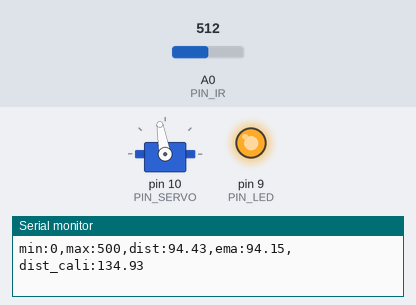
This sketch was run on a simulated Arduino Uno, built with avr-gcc and run on an emulated ATmega328P. Parts: servo, output pins drawn as LEDs (lit = HIGH), the last lines printed to the serial monitor. Inputs (shaded band) come from the test bench; at power-on: A0 (PIN_IR) = 512.

Above: at 1.2 s.
1.3 s: A0 (PIN_IR) set to 363
4.3 s: A0 (PIN_IR) set to 337
At 5.2 s:
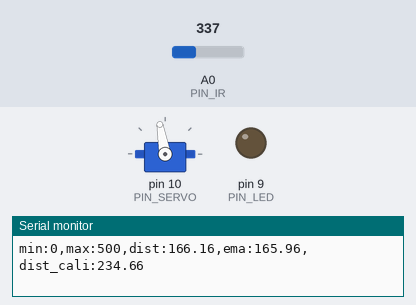
5.8 s: A0 (PIN_IR) set to 300
At 7.1 s:
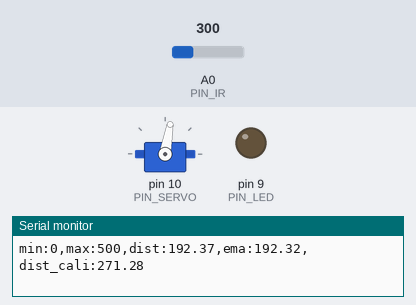
7.4 s: A0 (PIN_IR) set to 460
At 8.5 s:
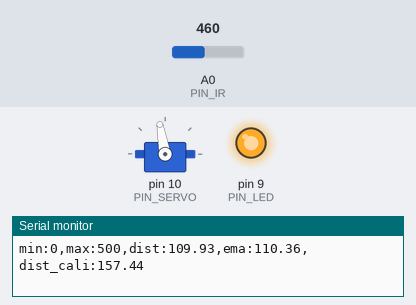
8.9 s: A0 (PIN_IR) set to 306
At 9.7 s:
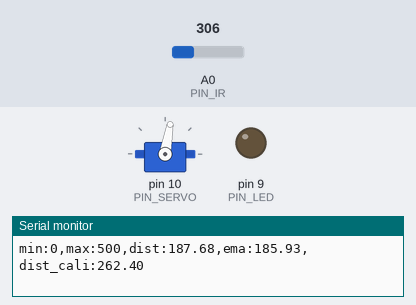
10.9 s: A0 (PIN_IR) set to 276
13.9 s: A0 (PIN_IR) set to 253
At 14.8 s:
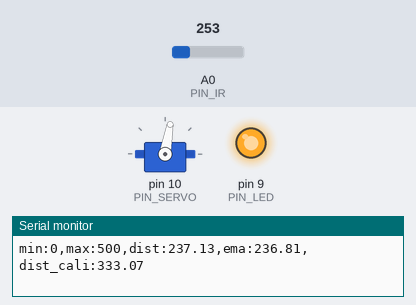
Timing chart, 0 to 16.4 s (numbered marks = the images above; inputs shaded):
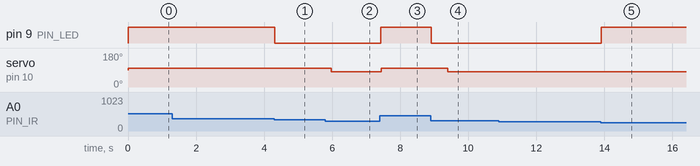

Measured:
- the behaviour switches between 354 and 353 on A0 (PIN_IR) (found by bisection; images 0 and 1)
- the behaviour switches between 316 and 315 on A0 (PIN_IR) (found by bisection; images 1 and 2)
- the behaviour switches between 266 and 265 on A0 (PIN_IR) (found by bisection; images 4 and 5)
- after the input at 4.3 s, pin 9 (PIN_LED): HIGH → LOW at once
- after the input at 5.8 s, servo on pin 10 (PIN_SERVO): 100° → 80° after 0.17 s
- after the input at 7.4 s, pin 9 (PIN_LED): LOW → HIGH at once; servo on pin 10 (PIN_SERVO): 80° → 100° at once
- after the input at 8.9 s, pin 9 (PIN_LED): HIGH → LOW at once; servo on pin 10 (PIN_SERVO): 100° → 80° after 0.50 s
- after the input at 13.9 s, pin 9 (PIN_LED): LOW → HIGH at once

The sketch:

21_bbc_20203095.ino
```cpp
#include <Servo.h>

// Arduino pin assignment
#define PIN_IR A0
#define PIN_LED 9
#define PIN_SERVO 10

// configurable parameters
int a = 69; // unit: mm
int b = 285; // unit: mm
#define INTERVAL 10 // sampling interval (unit: ms)
#define _DIST_MIN 100 // minimum distance to be measured (unit: mm)
#define _DIST_MAX 450 // maximum distance to be measured (unit: mm)

#define _DUTY_MIN 1370 // servo full clockwise position (수평일 때보다 200mm위 )
#define _DUTY_NEU 1470 // servo neutral position (수평일 때)
#define _DUTY_MAX 1570 // servo full counterclockwise position (수평일 때보다 200mm 아래)

// global variables
float timeout; // unit: us
float dist_min, dist_max, raw_dist, ema_dist, alpha, duty_val, dist_cali; // unit: mm
unsigned long last_sampling_time; // unit: ms
Servo myservo;

void setup() {
// initialize GPIO pins
  pinMode(PIN_LED,OUTPUT);
  digitalWrite(PIN_LED, 1);

  myservo.attach(PIN_SERVO);
  myservo.writeMicroseconds(_DUTY_NEU);

// initialize USS related variables
  dist_min = _DIST_MIN;
  dist_max = _DIST_MAX;
  timeout = (INTERVAL / 2) * 1000.0; // precalculate pulseIn() timeout value. (unit: us)
  raw_dist = ema_dist = 0.0; // raw distance output from USS (unit: mm)
  alpha = 0.1;

// initialize serial port
  Serial.begin(57600);
}

void loop() {
   if(millis() < last_sampling_time + INTERVAL) return;

// get a distance reading from the USS
  raw_dist = ir_distance();
  ema_dist = alpha*raw_dist + (1-alpha)*ema_dist;
  dist_cali = 100 + 300.0 / (b - a) * (ema_dist - a);

// adjust servo position according to the USS read value

  if (dist_cali > 255){
    duty_val = _DUTY_MIN;
    myservo.writeMicroseconds(duty_val);
  }
  else{
    duty_val = _DUTY_MAX;
    myservo.writeMicroseconds(duty_val);
  }

// update last sampling time
  last_sampling_time += INTERVAL;

  Serial.print("min:0,max:500,dist:");
  Serial.print(raw_dist);
  Serial.print(",ema:");
  Serial.print(ema_dist);
  Serial.print(",dist_cali:");
  Serial.println(dist_cali);

  if(raw_dist > 156 && raw_dist <224) digitalWrite(PIN_LED, 0);
  else digitalWrite(PIN_LED, 255);
  delay(20);

}

float ir_distance(void){ // return value unit: mm
  float val;
  float volt = float(analogRead(PIN_IR));
  val = ((6762.0/(volt-9.0))-4.0) * 10.0;
  return val;
}
```
